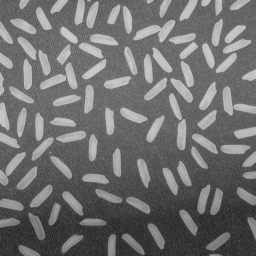
#> input picture images/rice.png, 256 x 256 px
$ python et3112_assignments.py
#> lines starting #> are read from the running program, lines starting #| are printed output that depends on the picture; after the words box and inside, x2 and y2 are one past the last pixel; in counts of white or black regions, pixels touching at a corner belong together
#!/usr/bin/env python
# coding: utf-8

# # Rice Image

# In[3]:


get_ipython().run_line_magic('matplotlib', 'inline')
import numpy as np
import cv2 as cv
import matplotlib.pyplot as plt
fn = './images/rice.png'
im = cv.imread(fn, cv.IMREAD_GRAYSCALE)
#> im is the input picture: shape (256, 256); min 40, max 204, mean 111.2

kernel = np.ones((13,13),np.uint8)
bg = cv.morphologyEx(im, cv.MORPH_OPEN, kernel)
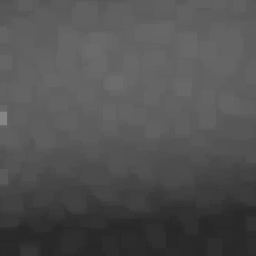
#> bg: shape (256, 256); min 40, max 133, mean 81.2
bgcorrected  = cv.addWeighted(im, 1, bg, -1, 0)
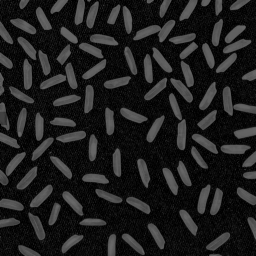
#> bgcorrected: shape (256, 256); min 0, max 106, mean 30
bgcorrected = cv.normalize(bgcorrected, bgcorrected, 255, 0, cv.NORM_MINMAX)
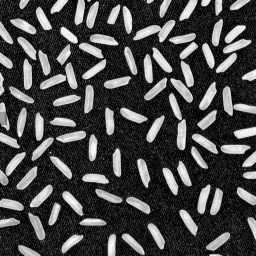
#> bgcorrected: shape (256, 256); min 0, max 255, mean 72.2
thresh = cv.inRange(bgcorrected, 50, 255)
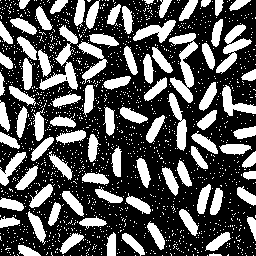
#> thresh: shape (256, 256); 33.9% white; 1633 white regions (1546 under 20 px), largest, box (x1, y1, x2, y2) and area: (169, 33, 198, 103) 837, (39, 25, 78, 90) 811, (216, 24, 252, 74) 626
kernel = np.ones((3,3),np.uint8)
thresh = cv.morphologyEx(thresh, cv.MORPH_OPEN, kernel)
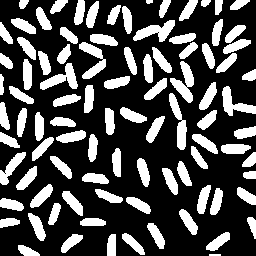
#> thresh: shape (256, 256); 29.9% white; 93 white regions, largest, box (x1, y1, x2, y2) and area: (170, 61, 194, 103) 467, (133, 20, 175, 42) 444, (169, 93, 187, 150) 442
retval, labels, stats, centroids = cv.connectedComponentsWithStats(thresh)
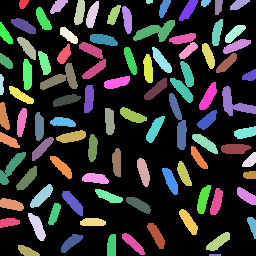
#> labels: shape (256, 256) int32; 94 distinct labels, from 0 to 93; one colour per label, 0 black
#> retval = 94; stats = 94 rows, first 6: [0, 0, 256, 256, 45948], [19, 0, 10, 9, 67], [50, 0, 18, 14, 145], [74, 0, 11, 25, 204], [86, 1, 13, 27, 216], [146, 0, 7, 4, 24]; centroids = 94 pairs, first value 1.25 to 252, second value 1.25 to 254.5
print(retval)
#| 94
colomapped = cv.applyColorMap((labels/np.amax(labels)*255).astype('uint8'), cv.COLORMAP_PARULA)
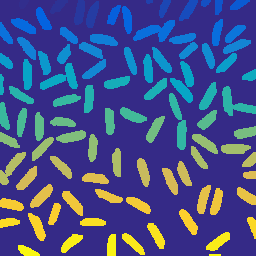
#> colomapped: shape (256, 256, 3); mean B, G, R 136.8, 79.6, 68.5


cv.namedWindow('Original', cv.WINDOW_AUTOSIZE)
cv.imshow('Original', im)
cv.waitKey(0)

cv.namedWindow('Background', cv.WINDOW_AUTOSIZE)
cv.imshow('Background', bg)
cv.waitKey(0)

cv.namedWindow('BgCorrected', cv.WINDOW_AUTOSIZE)
cv.imshow('BgCorrected', bgcorrected)
cv.waitKey(0)

cv.namedWindow('Thresh', cv.WINDOW_AUTOSIZE)
cv.imshow('Thresh', thresh)
cv.waitKey(0)

cv.namedWindow('Labels', cv.WINDOW_AUTOSIZE)
cv.imshow('Labels', colomapped)
cv.waitKey(0)

cv.destroyAllWindows()


# In[11]:


print(np.amax(labels))
#| 93
print(np.amin(labels))
#| 0


# In[2]:


print(thresh.dtype)
#| uint8


# In[12]:


from sympy import *
a, z, x = symbols('a z x')
z = (2  - 5/6*a)/(1 - 5/6*a + 1/6*a**2)
print(apart(z))


# In[ ]:
